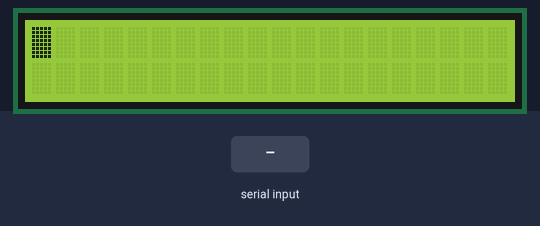
Simulated run of this sketch. Board: Arduino Uno, built with avr-gcc and run on an emulated ATmega328P. Shown: 20×2 character LCD. The test bench sets the inputs (shaded band). What the sketch prints to the serial monitor is not drawn.

Above: at 1.2 s.
1.3 s: byte 90 received over Serial
At 1.6 s:
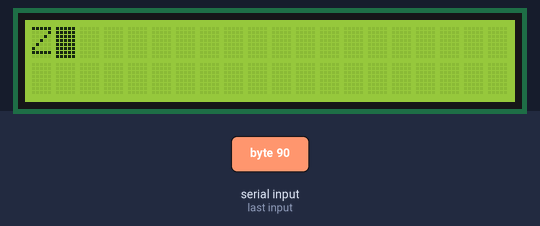
2.8 s: byte 120 received over Serial
At 3.9 s:
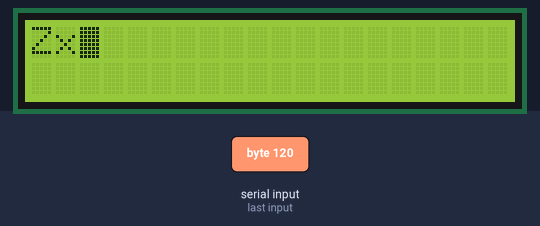
4.3 s: byte 90 received over Serial
At 5.1 s:
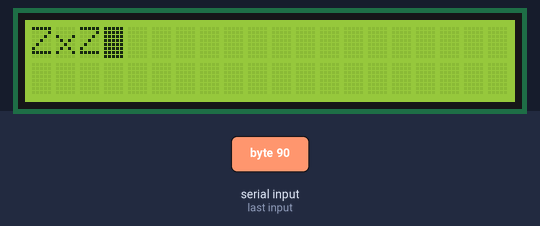
5.8 s: byte 120 received over Serial
At 6.2 s:
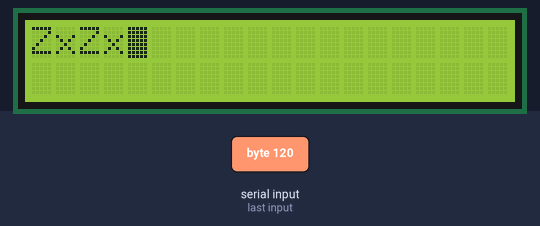
7.3 s: byte 90 received over Serial
At 8.5 s:
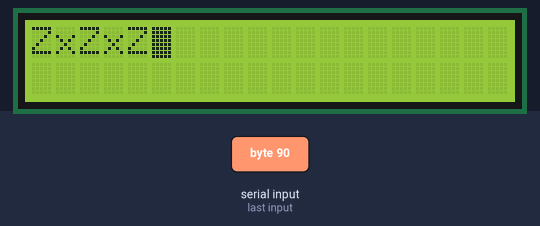
8.8 s: byte 120 received over Serial
At 9.7 s:
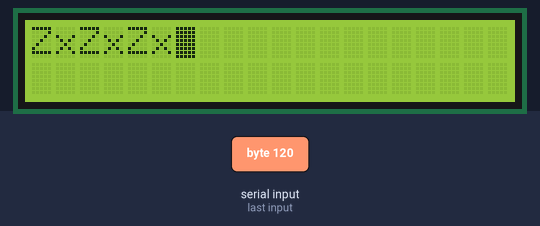
Timing chart, 0 to 11.3 s (numbered marks = the images above; inputs shaded):
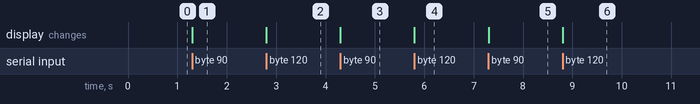

The sketch:

W1.ino
```cpp
#include<LiquidCrystal.h>

LiquidCrystal lcd(12, 11, 5, 4, 3, 2);
int t = 0;
int wordn = 0;
#define MAXword 40
#define ROW(x) (x / 2)
#define COL(x) (x % 20)


void setup() {
Serial.begin(9600);
Serial.println("04050343  04050794");
lcd.begin(20, 2);

lcd.cursor(); // 游標
lcd.blink(); // 游標閃爍
/* t = 0;
lcd.setCursor(0, 0); // 游標位置
lcd.print("04050343 KATA");
lcd.setCursor(0, 1); // 游標位置
lcd.print("04050794 YU");
*/
lcd.home();
}
char val;
void loop() {

if (Serial.available())
{

  val = Serial.read();
  if(32 <= val && val <= 126)
  {
    if(wordn == MAXword)
    {
      wordn = 0;
      lcd.clear();
    }
    lcd.write(val);
    //Serial.println(val);
    wordn++;
    lcd.setCursor((wordn%20),(wordn/20));


    }// ASCII if

  }//avialable if


}
```

Measured:
- after the input at 1.3 s, the display: changes at once (image 1)
- after the input at 2.8 s, the display: changes at once (image 2)
- after the input at 4.3 s, the display: changes at once (image 3)
- after the input at 5.8 s, the display: changes at once (image 4)
- after the input at 7.3 s, the display: changes at once (image 5)
- after the input at 8.8 s, the display: changes at once (image 6)
